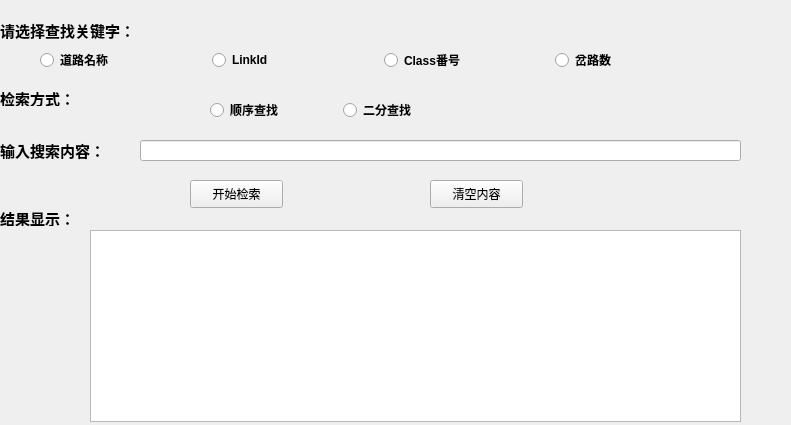
<?xml version="1.0" encoding="UTF-8"?>
<ui version="4.0">
 <class>SearchUi</class>
 <widget class="QWidget" name="SearchUi">
  <property name="geometry">
   <rect>
    <x>0</x>
    <y>0</y>
    <width>791</width>
    <height>425</height>
   </rect>
  </property>
  <property name="windowTitle">
   <string>Form</string>
  </property>
  <widget class="QWidget" name="widget" native="true">
   <property name="geometry">
    <rect>
     <x>40</x>
     <y>40</y>
     <width>681</width>
     <height>41</height>
    </rect>
   </property>
   <layout class="QHBoxLayout" name="horizontalLayout">
    <item>
     <widget class="QRadioButton" name="BtnName">
      <property name="font">
       <font>
        <weight>75</weight>
        <bold>true</bold>
       </font>
      </property>
      <property name="text">
       <string>道路名称</string>
      </property>
     </widget>
    </item>
    <item>
     <widget class="QRadioButton" name="BtnLink">
      <property name="font">
       <font>
        <weight>75</weight>
        <bold>true</bold>
       </font>
      </property>
      <property name="text">
       <string>LinkId</string>
      </property>
     </widget>
    </item>
    <item>
     <widget class="QRadioButton" name="BtnClass">
      <property name="font">
       <font>
        <weight>75</weight>
        <bold>true</bold>
       </font>
      </property>
      <property name="text">
       <string>Class番号</string>
      </property>
     </widget>
    </item>
    <item>
     <widget class="QRadioButton" name="BtnBranch">
      <property name="font">
       <font>
        <weight>75</weight>
        <bold>true</bold>
       </font>
      </property>
      <property name="text">
       <string>岔路数</string>
      </property>
     </widget>
    </item>
   </layout>
  </widget>
  <widget class="QLabel" name="LabelTitle">
   <property name="geometry">
    <rect>
     <x>0</x>
     <y>20</y>
     <width>271</width>
     <height>21</height>
    </rect>
   </property>
   <property name="font">
    <font>
     <pointsize>11</pointsize>
     <weight>75</weight>
     <bold>true</bold>
    </font>
   </property>
   <property name="text">
    <string>请选择查找关键字：</string>
   </property>
  </widget>
  <widget class="QLineEdit" name="LineEdit">
   <property name="geometry">
    <rect>
     <x>140</x>
     <y>140</y>
     <width>601</width>
     <height>21</height>
    </rect>
   </property>
  </widget>
  <widget class="QLabel" name="LabelText">
   <property name="geometry">
    <rect>
     <x>0</x>
     <y>140</y>
     <width>121</width>
     <height>21</height>
    </rect>
   </property>
   <property name="font">
    <font>
     <pointsize>11</pointsize>
     <weight>75</weight>
     <bold>true</bold>
    </font>
   </property>
   <property name="text">
    <string>输入搜索内容：</string>
   </property>
  </widget>
  <widget class="QPushButton" name="BtnStart">
   <property name="geometry">
    <rect>
     <x>190</x>
     <y>180</y>
     <width>93</width>
     <height>28</height>
    </rect>
   </property>
   <property name="text">
    <string>开始检索</string>
   </property>
  </widget>
  <widget class="QPushButton" name="BtnClear">
   <property name="geometry">
    <rect>
     <x>430</x>
     <y>180</y>
     <width>93</width>
     <height>28</height>
    </rect>
   </property>
   <property name="text">
    <string>清空内容</string>
   </property>
  </widget>
  <widget class="QLabel" name="LabelResult">
   <property name="geometry">
    <rect>
     <x>0</x>
     <y>210</y>
     <width>81</width>
     <height>16</height>
    </rect>
   </property>
   <property name="font">
    <font>
     <pointsize>11</pointsize>
     <weight>75</weight>
     <bold>true</bold>
    </font>
   </property>
   <property name="text">
    <string>结果显示：</string>
   </property>
  </widget>
  <widget class="QListWidget" name="ListWidget">
   <property name="geometry">
    <rect>
     <x>90</x>
     <y>230</y>
     <width>651</width>
     <height>192</height>
    </rect>
   </property>
  </widget>
  <widget class="QLabel" name="label">
   <property name="geometry">
    <rect>
     <x>0</x>
     <y>90</y>
     <width>101</width>
     <height>16</height>
    </rect>
   </property>
   <property name="font">
    <font>
     <pointsize>11</pointsize>
     <weight>75</weight>
     <bold>true</bold>
    </font>
   </property>
   <property name="text">
    <string>检索方式：</string>
   </property>
  </widget>
  <widget class="QWidget" name="widget_2" native="true">
   <property name="geometry">
    <rect>
     <x>210</x>
     <y>90</y>
     <width>259</width>
     <height>41</height>
    </rect>
   </property>
   <property name="font">
    <font>
     <weight>75</weight>
     <bold>true</bold>
    </font>
   </property>
   <layout class="QHBoxLayout" name="horizontalLayout_2">
    <item>
     <widget class="QRadioButton" name="BtnHash">
      <property name="text">
       <string>顺序查找</string>
      </property>
     </widget>
    </item>
    <item>
     <widget class="QRadioButton" name="BtnBinary">
      <property name="font">
       <font>
        <weight>75</weight>
        <bold>true</bold>
       </font>
      </property>
      <property name="text">
       <string>二分查找</string>
      </property>
     </widget>
    </item>
   </layout>
  </widget>
 </widget>
 <resources/>
 <connections/>
</ui>
